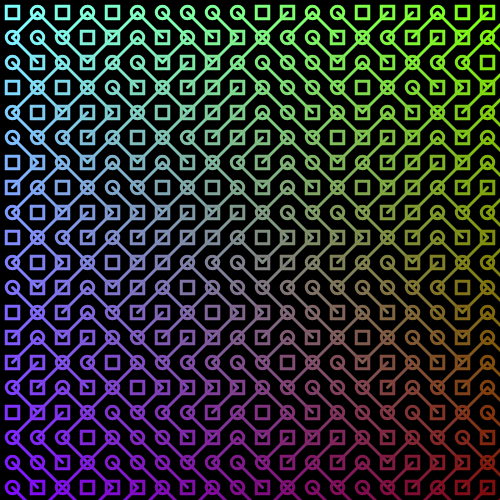
Frame 1 (no input)
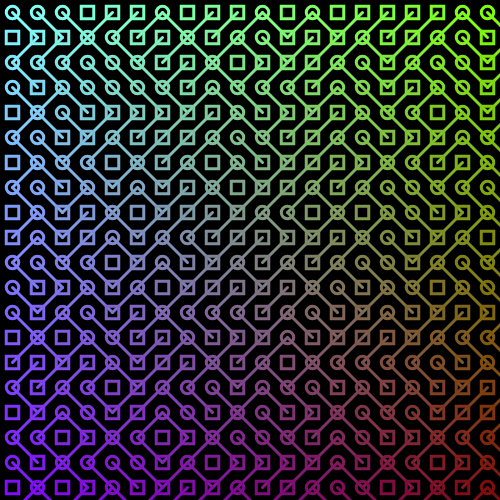
Frame 2 (the mouse pressed at the canvas centre, redrawn once)

The p5.js sketch that drew these frames (run headless with seeded random() and noise() and a simulated clock; the mouse was pressed at the canvas centre and the sketch redrawn once):

// p5.js sketch
// ── sketch.js
/**
 * @Date:   2020-10-27T13:15:39+00:00
 * @Last modified time: 2020-10-29T17:16:03+00:00
 */



let cWidth = 500;
let numOfSquares = 20;
let squareSize = cWidth / numOfSquares;


function setup() {
  createCanvas(cWidth, cWidth);
  colorMode(RGB, numOfSquares, numOfSquares, numOfSquares)
  rectMode(CENTER);
  noLoop();
}

function draw() {
  background(0);

  for (let j = 0; j < numOfSquares; j++) {
    for (let i = 0; i < numOfSquares; i++) {
      let transX = i * squareSize + squareSize / 2;
      let transY = j * squareSize + squareSize / 2;

      push();

      translate(transX, transY);
      let rotateValue = atan2(mouseY - transY, mouseX - transX);
      let d = dist(mouseX, mouseY, transX, transY);
      let scaleValue = map(d, 0, 500, 10, 30);
      let strokeCol = color(numOfSquares / 2, numOfSquares - j, numOfSquares - i)
      noFill();
      //strokeWeight(0.5);
      //stroke(strokeCol);
      //ellipse(0, 0, squareSize / 4, squareSize / 4);


      let randomNum = round(random(0, 1));
      if (randomNum == 0) {

        //rotate(rotateValue);
        strokeWeight(3);
        stroke(strokeCol);
        line(0, 0, squareSize, squareSize);
        strokeWeight(3);
        ellipse(0, 0, squareSize / 2, squareSize / 2);
        //rotate(rotateValue);
      } else {

        //rotate(rotateValue);
        strokeWeight(3);
        stroke(strokeCol);
        line(0, squareSize, squareSize, 0);
        rect(0, 0, squareSize / 2, squareSize / 2);
        //rotate(rotateValue);
      }


      pop();
    }
  }
}
